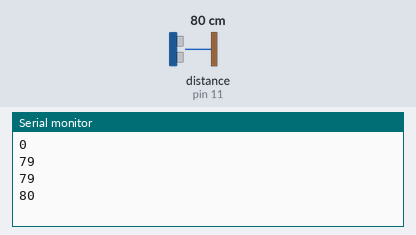
Simulated run of this sketch. Board: Arduino Uno, built with avr-gcc and run on an emulated ATmega328P. Parts: the last lines printed to the serial monitor. Wiring (inferred from the names in the program): ultrasonic range finder: trigger pin 12; echo pin 11. The test bench sets the inputs (shaded band); at power-on: distance to the obstacle (sensor on pin 11) 80 cm. The echo pulse lasts 58.3 µs per cm.

Above: at 3.8 s.
3.9 s: distance to the obstacle (sensor on pin 11) set to 2 cm
At 4.7 s:
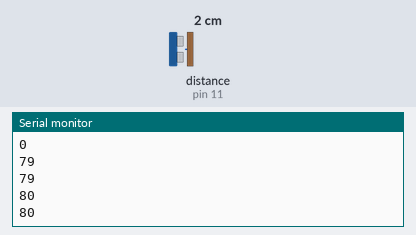
6.7 s: distance to the obstacle (sensor on pin 11) set to 4 cm
At 7.8 s:
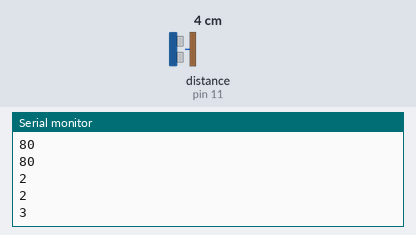
Timing chart, 0 to 9.7 s (numbered marks = the images above; inputs shaded):
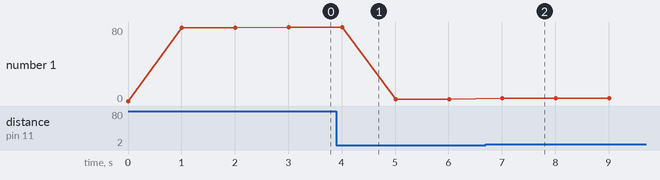

Measured:
- after the input at 6.7 s, the serial monitor: prints a new line after 0.31 s (image 2)
- plotted number 1: 80 → 2 after the input at 3.9 s, 2 → 3 after the input at 6.7 s

The sketch:

ultrasonic_timedifference.ino
```cpp
// Define echoPin and trigPin constants
#define echoPin 11
#define trigPin 12

unsigned long start_time = 0;
int done = 1;
long distance_in_cm;

void setup() {
  // Initialize Serial communication at 9600 baud rate
  Serial.begin(9600);

  // Set echoPin as an input pin
  pinMode(echoPin, INPUT);

  // Set trigPin as an output pin
  pinMode(trigPin, OUTPUT);
}

void loop() {
  // Call the measure_distance() function
  measure_distance();

  // Print the measured distance_in_cm value
  Serial.print(distance_in_cm);

  // Print a newline character (empty line) to separate the distance values
  Serial.println();

  // Wait for 1000 milliseconds (1 second) before repeating the loop
  delay(1000);
}

void measure_distance() {
  long duration;

  // Check if the distance has been measured in the last invocation of the method
  if(done == 1){
    // If done is 1, set done to 0, and assign the current time (in milliseconds) to start_time
    done = 0;
    start_time = millis();

    // Set trigPin to LOW level before starting the measurement
    digitalWrite(trigPin, LOW);
  }

  // Check if 2 milliseconds have passed since starting the measurement
  if (millis() >= start_time + 2) {
    // If 2 milliseconds have passed, set trigPin to HIGH level
    digitalWrite(trigPin, HIGH);
  }

  // Check if 10 milliseconds have passed since starting the measurement
  if (millis() >= start_time + 10) {
    // If 10 milliseconds have passed, set trigPin to LOW level
    digitalWrite(trigPin, LOW);

    // Measure the duration of the echo signal (pulse width) in microseconds
    duration = pulseIn(echoPin, HIGH);

    // Calculate the distance in centimeters based on the duration of the echo signal
    distance_in_cm = (duration / 2.0) / 29.1;

    // Set done to 1 to indicate that the distance measurement has been completed
    done = 1;
  }
}
```
